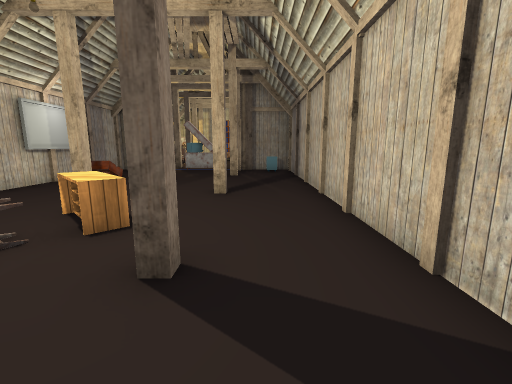
View 1 (above)

12 first-person views from a walk through a scene from a Unity 3-D project. The camera is 1.2 m above the floor, tilts 10° down and sees 90° across. The floor is counted in squares, 1 m on a side. Each view is taken from the middle of a square. On the plan, view 1 faces up. The plan holds only what a view shows up to about 12 squares ahead; the rest is blank. The place goes on beyond the plan. The player is left out. Some animated figures are left out. Door leaves are left out, so doorways stand open. Some surface patterns are stand-ins.

View 2
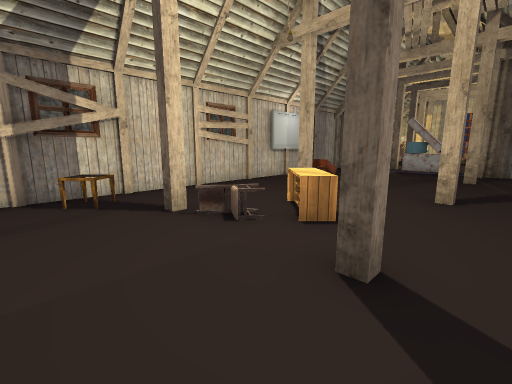

View 3
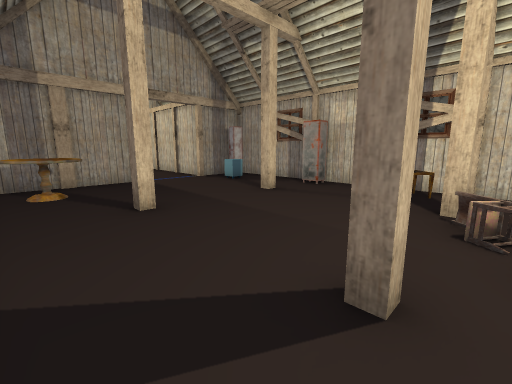

View 4
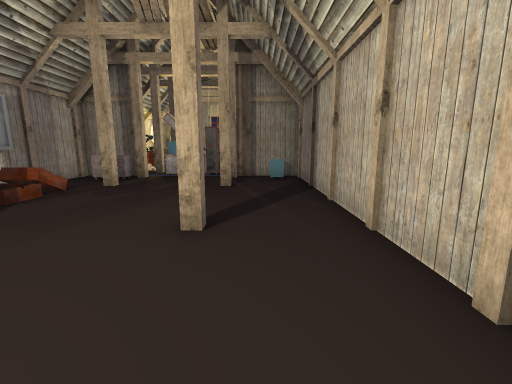

View 5
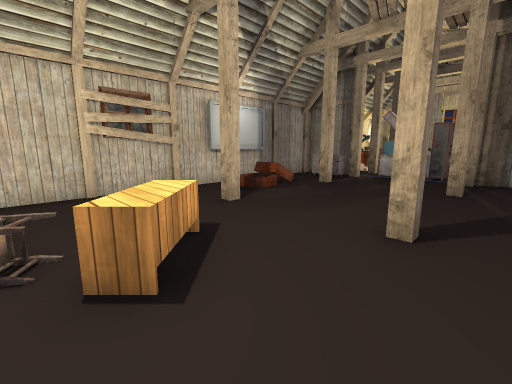

View 6
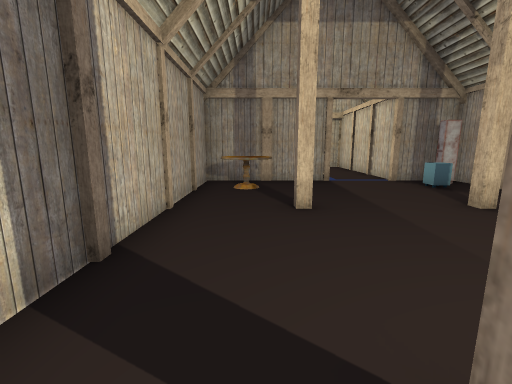

View 7
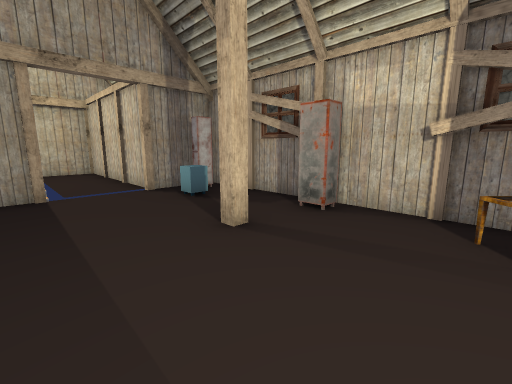

View 8
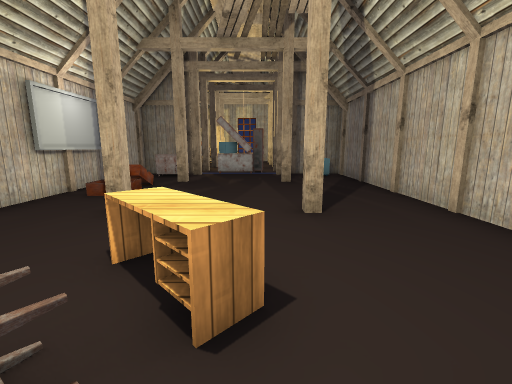

View 9
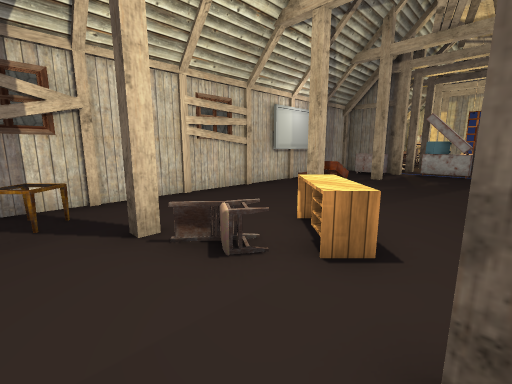

View 10
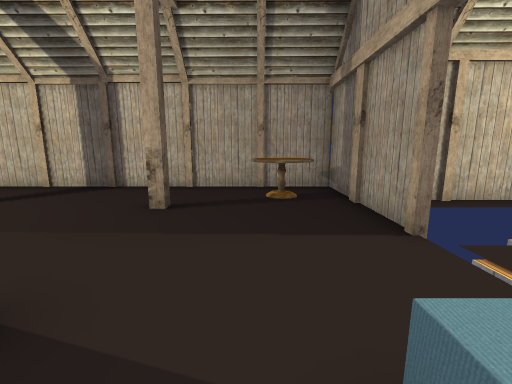

View 11
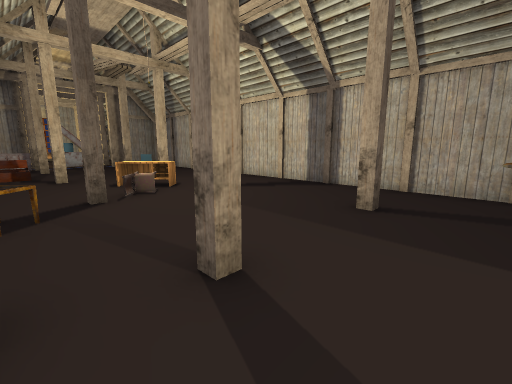

View 12
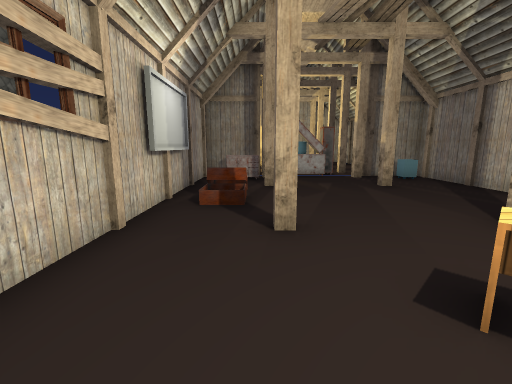

### Floor plan
Key: @ floor where view 1 was taken; # wall or solid block; . floor; / step, stairs or slope; D open door; v drop or lower ground; C cabinet; T table; O other object.
Columns run from 7 left of view 1 to 2 right of it. Each row starts with its distance up from view 1.
 15   ## C#
 14 ###CCCD###
 13 #CC.....O#
 12 #........#
 11 #.#...#..#
 10 #/.......#
  9 #//......#
  8 #/.......#
  7 #.#...#..#
  6 #........#
  5 #...O....#
  4 #...OO...#
  3 #........#
  2 #T....#..#
  1 #T.......#
  0 #......@.#
 -1 #........#
 -2 CC....#..#
 -3 #........#
 -4 #......TT#
 -5 #CO....TT#
 -6 #CO..v####
 -7   #vv  #
 -8   #vv v#
 -9   #vvvv#

Positions as (right, up) in squares from view 1, and headings:
1: (0, 0), facing up
2: (0, 0), facing up-left
3: (1, 3), facing down-left
4: (0, 3), facing up
5: (0, 3), facing up-left
6: (0, 3), facing down
7: (-2, 1), facing down-left
8: (-2, 2), facing up
9: (-1, 1), facing up-left
10: (-6, -4), facing right
11: (-6, -4), facing up-right
12: (-5, 3), facing up
